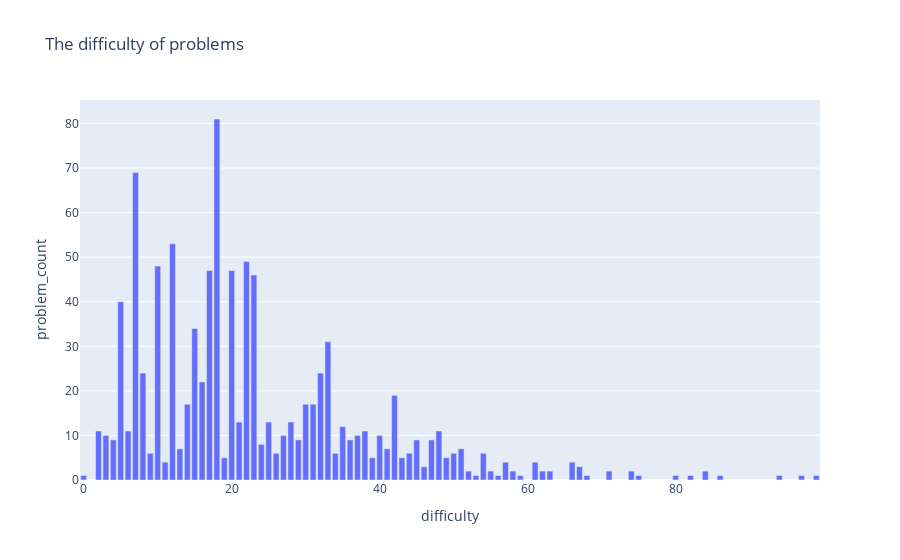

The notebook cell saved with this chart:
### Markdown cell above
## Evaluate difficulty

### Code cell
def calc_difficulty(equation):
    difficulty = 0

    def eval(x):
        if x == '+' : return 2
        elif x == '-' : return 3
        elif x == '*' : return 5
        elif x == '/' : return 7
        elif x == '(' : return 8
        elif x == '%' : return 5
        elif x == '^' : return 6
        else : return 0

    for op in equation:
        difficulty += eval(op)
    return difficulty


data['difficulty'] = data['equation'].apply(calc_difficulty)

cnt = data['difficulty'].value_counts().reset_index()
cnt.columns = [ 'difficulty' , 'problem_count']

fig = px.bar(
    cnt , x = 'difficulty', y = 'problem_count' ,
    title = 'The difficulty of problems'
)
fig.show()

### Figure 1 — Plotly figure (JSON) as saved in the notebook; plotly's stock layout.template omitted (floating-point values rounded to 4 significant figures)
{"data": [{"alignmentgroup": "True", "hovertemplate": "difficulty=%{x}<br>problem_count=%{y}<extra></extra>", "legendgroup": "", "marker": {"color": "#636efa"}, "name": "", "offsetgroup": "", "orientation": "v", "showlegend": false, "textposition": "auto", "type": "bar", "x": [18, 7, 12, 22, 10, 20, 17, 23, 5, 15, 33, 8, 32, 16, 42, 31, 14, 30, 21, 28, 25, 35, 2, 48, 38, 6, 3, 27, 40, 37, 45, 36, 47, 29, 4, 24, 51, 13, 41, 44, 50, 54, 26, 9, 34, 43, 49, 39, 19, 11, 57, 61, 66, 67, 46, 74, 52, 71, 55, 58, 84, 62, 63, 94, 86, 97, 80, 82, 0, 75, 68, 59, 56, 53, 99], "xaxis": "x", "y": [81, 69, 53, 49, 48, 47, 47, 46, 40, 34, 31, 24, 24, 22, 19, 17, 17, 17, 13, 13, 13, 12, 11, 11, 11, 11, 10, 10, 10, 10, 9, 9, 9, 9, 9, 8, 7, 7, 7, 6, 6, 6, 6, 6, 6, 5, 5, 5, 5, 4, 4, 4, 4, 3, 3, 2, 2, 2, 2, 2, 2, 2, 2, 1, 1, 1, 1, 1, 1, 1, 1, 1, 1, 1, 1], "yaxis": "y"}], "layout": {"barmode": "relative", "legend": {"tracegroupgap": 0}, "title": {"text": "The difficulty of problems"}, "xaxis": {"anchor": "y", "domain": [0, 1], "title": {"text": "difficulty"}}, "yaxis": {"anchor": "x", "domain": [0, 1], "title": {"text": "problem_count"}}}}
